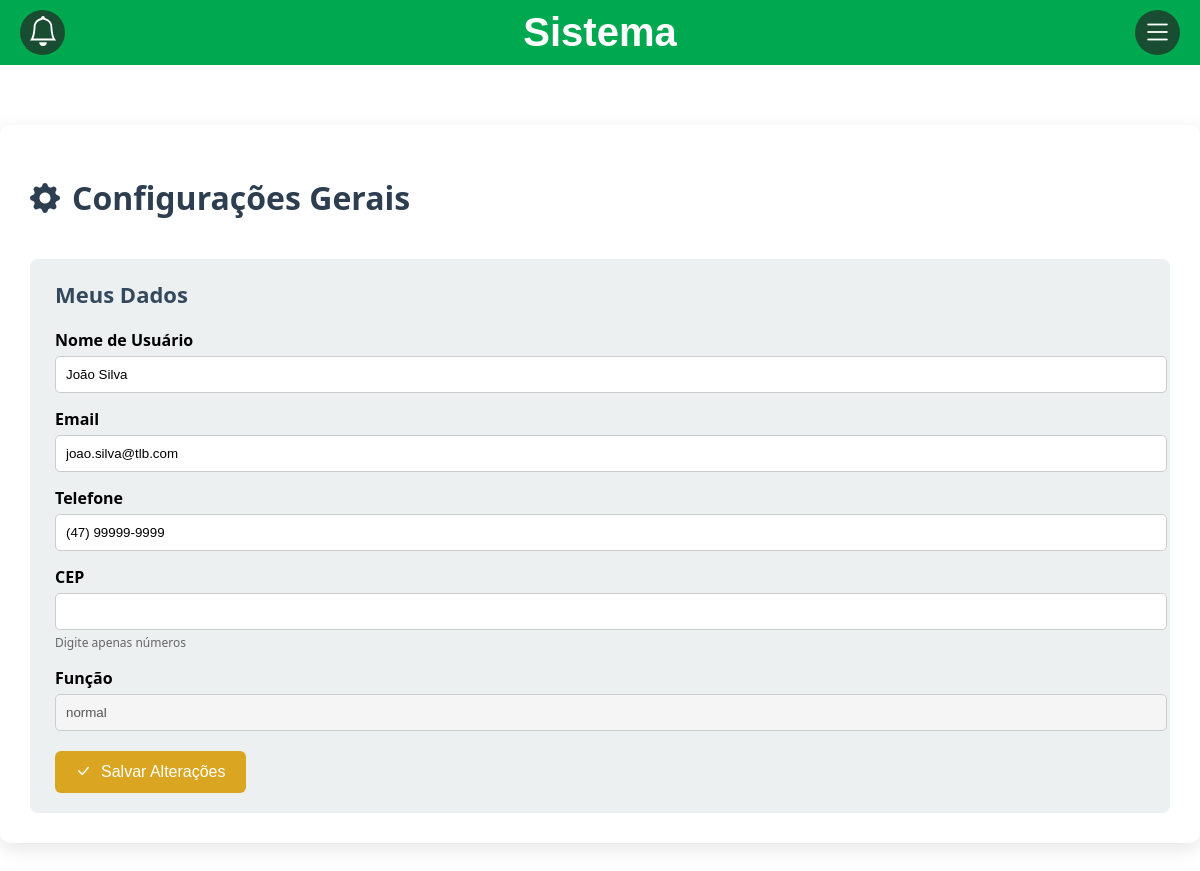
Page /sistema/public/geral.php (signed in) on the committed database.
### tables this page shows
create table Usuario (
    id_usuario INT NOT NULL AUTO_INCREMENT PRIMARY KEY,
    nome_usuario VARCHAR(45) NOT NULL,
    email_usuario VARCHAR(45) not null,
    senha_usuario VARCHAR(255) not null,
    telefone_usuario VARCHAR(15),
    funcao_usuario ENUM("administrador", "normal") default "normal",
    foto_usuario VARCHAR(1000) not null default "../assets/img/foto_padrao.jpg",
    cep_usuario VARCHAR(9),
    estado_usuario VARCHAR(50),
    cidade_usuario VARCHAR(100),
    bairro_usuario VARCHAR(50),
    numero_usuario VARCHAR(10),
    complemento_usuario VARCHAR(50),
    logradouro_usuario VARCHAR(50)
);

### sistema/public/geral.php (the view, shortened to what this page needs)
<?php
    include "../db.php";
    $id_usuario = $_SESSION['id_usuario'];
    $sql = "SELECT nome_usuario, email_usuario, funcao_usuario, telefone_usuario, cep_usuario FROM usuario WHERE id_usuario = ?";
    $stmt = $conn->prepare($sql);
    $stmt->bind_param("i", $id_usuario);
    $stmt->execute();
    $result = $stmt->get_result();
    if ($result->num_rows > 0) {
        $dados_usuario = $result->fetch_assoc();
        $nome_usuario = $dados_usuario['nome_usuario'];
        $email_usuario = $dados_usuario['email_usuario'];
        $funcao_usuario = $dados_usuario['funcao_usuario'];
        $telefone_usuario = $dados_usuario['telefone_usuario'];
        $cep_usuario = $dados_usuario['cep_usuario'];
    }
?>
<?php include "header.php"; ?>
    <main>
        <div class="paginaGeral">
            <h1>
                <i class="bi bi-gear-fill"></i> Configurações Gerais
            </h1>
            <div class="blocoIdioma">
                <h2>Meus Dados</h2>
                <form method="POST" id="formEditarDados">
                    <div style="display: grid; gap: 15px; margin-top: 20px;">
                        <div>
                            <label style="display: block; margin-bottom: 5px; font-weight: bold;">Nome de Usuário</label>
                            <input type="text" name="nome_usuario" value="<?php echo htmlspecialchars($nome_usuario); ?>"
                                   style="width: 100%; padding: 10px; border: 1px solid #ccc; border-radius: 5px;" required>
                        </div>
                        <div>
                            <label style="display: block; margin-bottom: 5px; font-weight: bold;">Email</label>
                            <input type="email" name="email_usuario" value="<?php echo htmlspecialchars($email_usuario); ?>"
                                   style="width: 100%; padding: 10px; border: 1px solid #ccc; border-radius: 5px;" required>
                        </div>
                        <div>
                            <label style="display: block; margin-bottom: 5px; font-weight: bold;">Telefone</label>
                            <input type="text" name="telefone_usuario" id="telefone" value="<?php echo htmlspecialchars($telefone_usuario); ?>"
                                   style="width: 100%; padding: 10px; border: 1px solid #ccc; border-radius: 5px;" required>
                        </div>
                        <div>
                            <label style="display: block; margin-bottom: 5px; font-weight: bold;">CEP</label>
                            <input type="text" name="cep_usuario" id="cep" value="<?php echo htmlspecialchars($cep_usuario); ?>"
                                   style="width: 100%; padding: 10px; border: 1px solid #ccc; border-radius: 5px;" required>
                            <small style="color: #666; font-size: 12px;">Digite apenas números</small>
                        </div>
                        <div>
                            <label style="display: block; margin-bottom: 5px; font-weight: bold;">Função</label>
                            <input type="text" value="<?php echo htmlspecialchars($funcao_usuario); ?>"
                                   style="width: 100%; padding: 10px; border: 1px solid #ccc; border-radius: 5px; background-color: #f5f5f5;" readonly disabled>
                        </div>
                    </div>
                    <button type="submit" class="btnAlterações" style="margin-top: 20px;">
                        <i class="bi bi-check-lg"></i> Salvar Alterações
                    </button>
                </form>
            </div>
        </div>
    </main>
</body>
</html>

### sistema/styles/style.css (style rules this page uses)
body { font-family: Arial, sans-serif; margin: 0; padding: 0; }
.paginaGeral { max-width: 1200px; margin: 60px auto; padding: 30px; background-color: #ffffff; border-radius: 10px; font-family: 'Segoe UI', sans-serif; box-shadow: 0 6px 20px rgba(0, 0, 0, 0.1); }
.paginaGeral h1 { font-size: 32px; color: #2c3e50; margin-bottom: 40px; display: flex; align-items: center; gap: 12px; }
.paginaGeral h1 i { font-size: 30px; color: #2c3e50; }
.blocoIdioma { background-color: #ecf0f1; padding: 20px 25px; border-radius: 8px; }
.blocoIdioma h2 { margin: 0 0 15px 0; color: #34495e; font-size: 22px; }
.btnAlterações { background-color: goldenrod; color: white; border: none; padding: 12px 20px; border-radius: 6px; font-size: 16px; display: flex; align-items: center; gap: 10px; cursor: pointer; transition: background-color 0.3s; }

### rows in the picture
usuario: nome_usuario "João Silva", email_usuario "joao.silva@tlb.com", telefone_usuario "(47) 99999-9999", funcao_usuario "normal"

### other values in the picture
$page_titles[$current_page] "Sistema"
